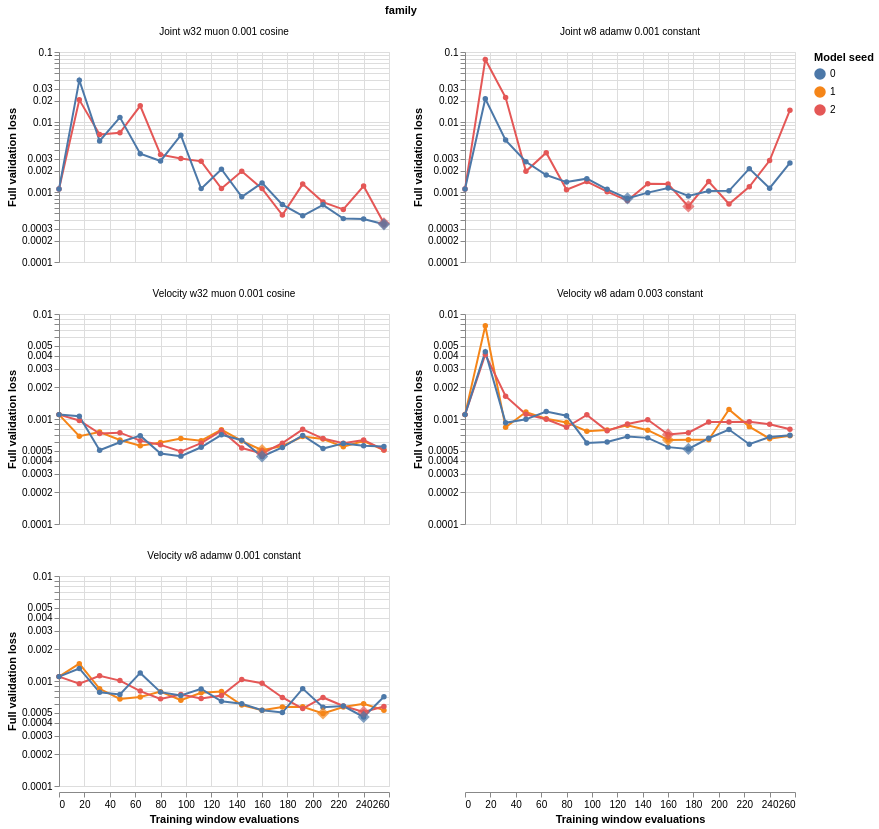

This figure's Vega-Lite source:
### Vega-Lite specification from a JSON file in a GitHub repository (floating-point values rounded to 4 significant figures; data arrays with more than 128 entries replaced by an {"elided": "..."} marker saying what was removed)
{"config": {"view": {"continuousWidth": 300, "continuousHeight": 300}}, "data": {"values": {"elided": "221 records"}}, "facet": {"field": "family", "type": "nominal"}, "spec": {"layer": [{"mark": {"type": "line", "point": true}, "encoding": {"color": {"field": "seed", "title": "Model seed", "type": "nominal"}, "tooltip": [{"field": "family", "type": "nominal"}, {"field": "seed", "type": "nominal"}, {"field": "window_evaluations", "type": "quantitative"}, {"field": "validation_loss", "type": "quantitative"}, {"field": "selected", "type": "nominal"}], "x": {"field": "window_evaluations", "title": "Training window evaluations", "type": "quantitative"}, "y": {"field": "validation_loss", "scale": {"type": "log"}, "title": "Full validation loss", "type": "quantitative"}}}, {"mark": {"type": "point", "filled": true, "shape": "diamond", "size": 150}, "encoding": {"color": {"field": "seed", "title": "Model seed", "type": "nominal"}, "tooltip": [{"field": "family", "type": "nominal"}, {"field": "seed", "type": "nominal"}, {"field": "window_evaluations", "type": "quantitative"}, {"field": "validation_loss", "type": "quantitative"}, {"field": "selected", "type": "nominal"}], "x": {"field": "window_evaluations", "title": "Training window evaluations", "type": "quantitative"}, "y": {"field": "validation_loss", "scale": {"type": "log"}, "title": "Full validation loss", "type": "quantitative"}}, "transform": [{"filter": "datum.selected"}]}], "height": 210, "width": 330}, "columns": 2, "resolve": {"scale": {"y": "independent"}}, "$schema": "https://vega.github.io/schema/vega-lite/v6.4.1.json"}
